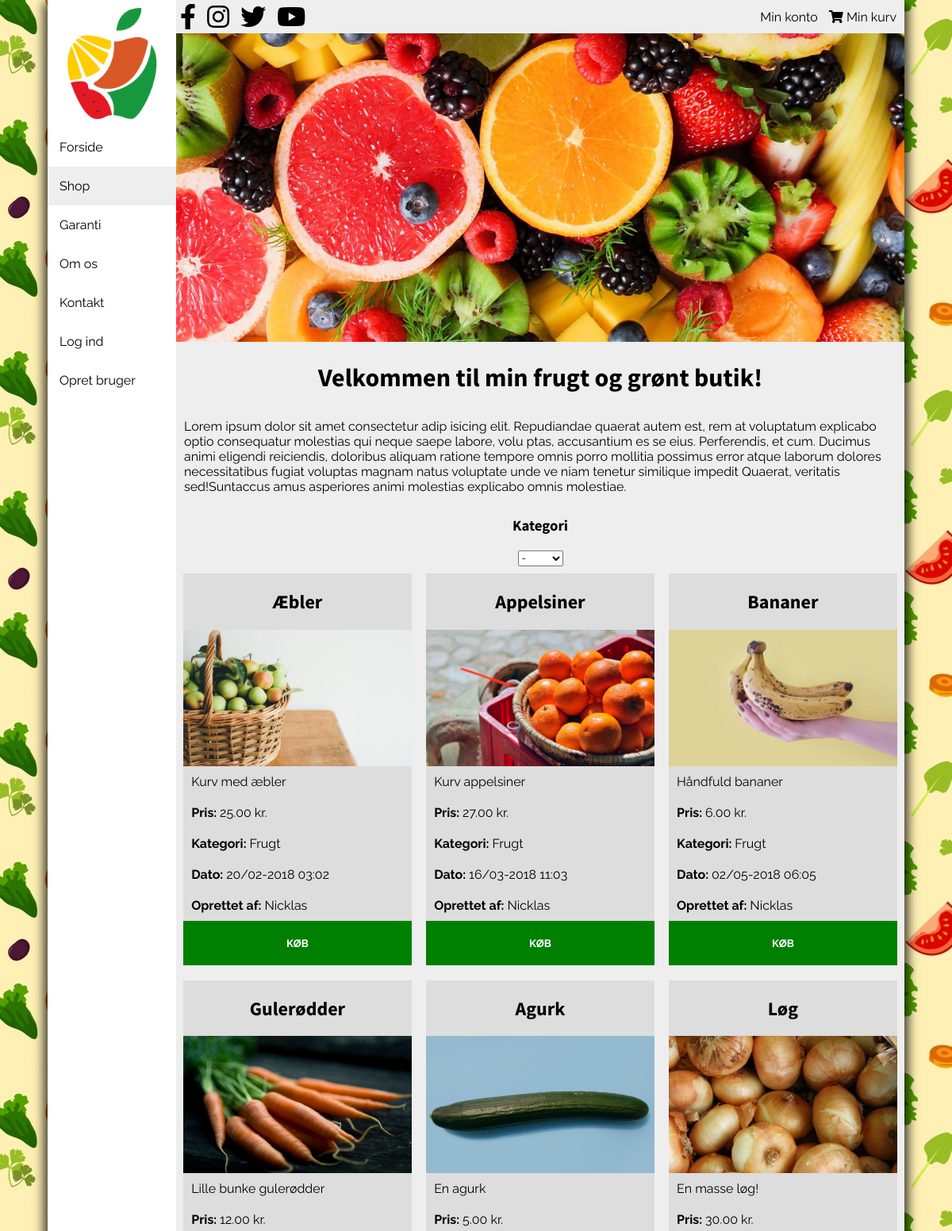
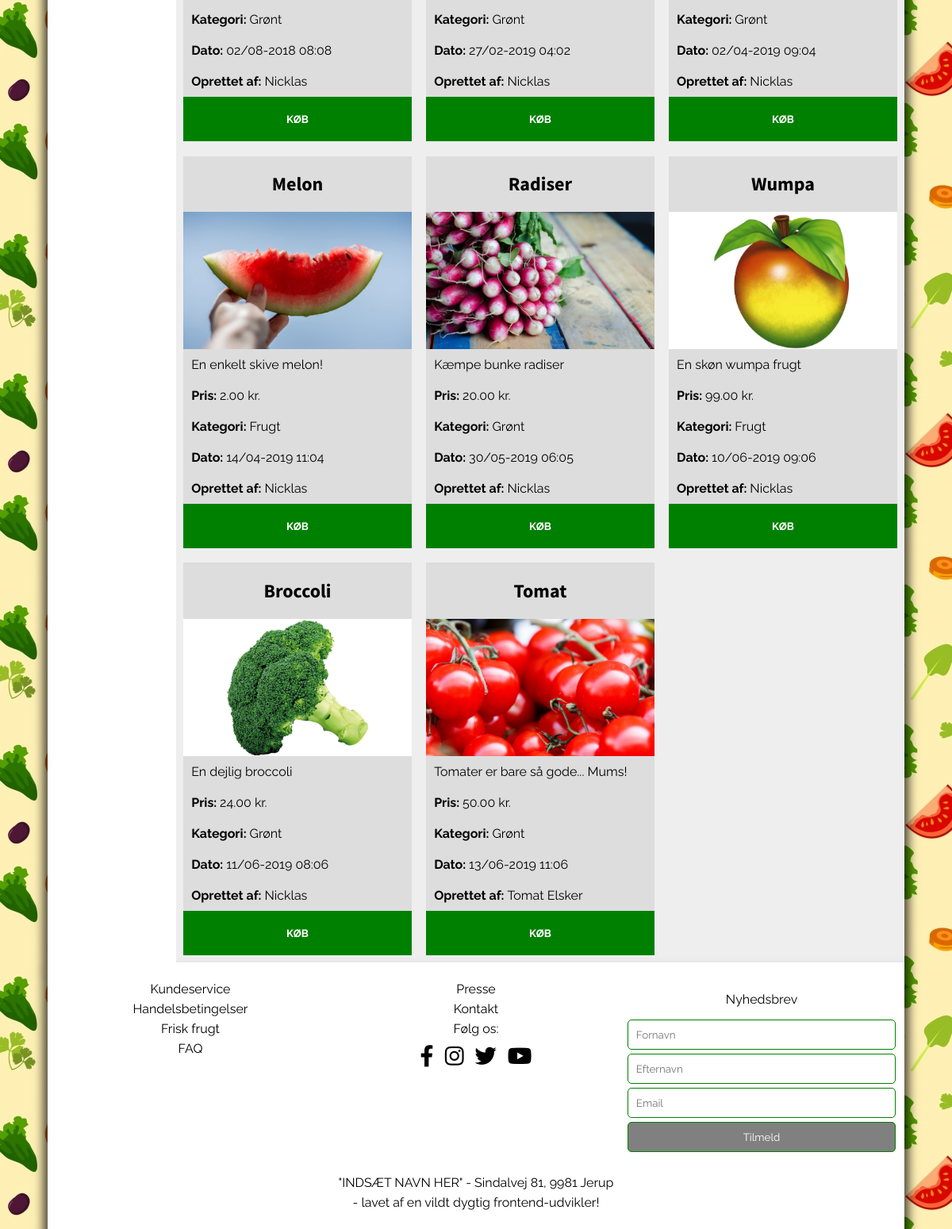
The page /shop.php on the database its author committed (2 pictures, top to bottom).
### tables this page shows
CREATE TABLE `products` (
  `productId` int(5) NOT NULL,
  `title` varchar(50) NOT NULL,
  `text` varchar(100) NOT NULL,
  `category` varchar(30) NOT NULL,
  `authorId` int(5) NOT NULL,
  `imgUrl` varchar(50) NOT NULL,
  `imgAlt` varchar(50) NOT NULL,
  `price` double(10,2) NOT NULL,
  `date` int(10) NOT NULL
);

CREATE TABLE `users` (
  `userId` int(3) NOT NULL,
  `dbUsername` varchar(30) NOT NULL,
  `dbPassword` varchar(255) NOT NULL,
  `accessLevel` int(1) NOT NULL DEFAULT '3'
);

### assets/getArticles.php (the view, shortened to what this page needs)
<?php
require_once "connect.php";
$statement = $dbh->prepare("SELECT * FROM products JOIN users ON products.authorId = users.userId");
$statement->execute();
while ($row = $statement->fetch(PDO::FETCH_ASSOC)) { ?>
    <article>
        <h2><?php echo $row['title'] ?></h2>
        <img src="img/<?php echo $row['imgUrl'] ?>" alt="<?php echo $row['imgAlt'] ?>" onerror="this.src='img/placeholder.jpg'">
        <p><?php echo $row['text'] ?></p>
        <p><span>Pris: </span><?php echo $row['price'] ?> kr.</p>
        <p><span>Kategori: </span><?php echo $row['category'] ?></p>
        <p><span>Dato: </span><?php echo date("d/m-Y h:m", $row['date']) ?></p>
        <p><span>Oprettet af: </span><?php echo $row['dbUsername'] ?></p>
        <button>KØB</button>
    </article>
    <?php
}
?>

### header.php (shortened to what this page needs)
<!DOCTYPE html>
<html lang="en">
<head>
    <link rel="stylesheet" href="https://use.fontawesome.com/releases/v5.8.2/css/all.css" />
    <link rel="stylesheet" href="css/style.css">
</head>
<body>
    <div class="wrapper">
        <aside>
            <img src="img/logo.png" alt="">
            <nav>
                <ul>
                    <li><a href="index.php" <?php echo $title == "Forside" ? "class='active'" : ""; ?>>Forside</a></li>
                    <li><a href="shop.php" <?php echo $title == "Shop" ? "class='active'" : ""; ?>>Shop</a></li>
                    <li><a href="#">Garanti</a></li>
                    <li><a href="#">Om os</a></li>
                    <li><a href="#">Kontakt</a></li>
                    <?php if (isset($_SESSION['username'])) { ?>
                        <li><a href="assets/logout.php?url=<?php echo basename($_SERVER['PHP_SELF']) ?>">Log ud</a></li>
                    <?php } else { ?>
                        <li><a class="login">Log ind</a></li>
                    <?php }
                if (!isset($_SESSION['username'])) { ?>
                        <li><a href="register.php" <?php echo $title == "Opret bruger" ? "class='active'" : ""; ?>>Opret bruger</a></li>
                    <?php } ?>
                </ul>
            </nav>
        </aside>
        <div class="container">
            <header>
                <div class="top">
                    <div class="social">
                        <a href="#"><i class="fab fa-facebook-f"></i></a>
                        <a href="#"><i class="fab fa-instagram"></i></a>
                        <a href="#"><i class="fab fa-twitter"></i></a>
                        <a href="#"><i class="fab fa-youtube"></i></a>
                    </div>
                    <div class="basket">
                        <a href="#">Min konto</a>
                        <a href="#"><i class="fas fa-shopping-cart"></i> Min kurv</a>
                    </div>
                </div>
                <img src="img/header.jpg" alt="">
            </header>
            <h1>Velkommen <?php if (isset($_SESSION['username'])) {
                            } ?> til min frugt og grønt butik!</h1>
            <p>Lorem ipsum dolor sit amet consectetur adip isicing elit. Repudiandae quaerat autem est, rem at voluptatum explicabo optio consequatur molestias qui neque saepe labore, volu ptas, accusantium es se eius. Perferendis, et cum.
                Ducimus animi eligendi reiciendis, doloribus aliquam ratione tempore omnis porro mollitia possimus error atque laborum dolores necessitatibus fugiat voluptas magnam natus voluptate unde ve niam tenetur similique impedit Quaerat, veritatis sed!Suntaccus amus asperiores animi molestias explicabo omnis molestiae.</p>

### shop.php (shortened to what this page needs)
<?php
$title = "Shop";
require "header.php" ?>
<main>
    <h3>Kategori</h3>
    <select name="" id="">
        <option value="">-</option>
    </select>
    <div class="products">
        <?php require "assets/getArticles.php" ?>
    </div>
</main>
<?php require "footer.php" ?>

### footer.php (shortened to what this page needs)
</div>
</div>
<footer>
    <article>
        <p><a href="#">Kundeservice</a></p>
        <p><a href="#">Handelsbetingelser</a></p>
        <p><a href="#">Frisk frugt</a></p>
        <p><a href="#">FAQ</a></p>
    </article>
    <article>
        <p><a href="#">Presse</a></p>
        <p><a href="#">Kontakt</a></p>
        <p>Følg os:</p>
        <p><a href="#">
                <i class="fab fa-facebook-f"></i>
                <i class="fab fa-instagram"></i>
                <i class="fab fa-twitter"></i>
                <i class="fab fa-youtube"></i>
            </a></p>
    </article>
    <form action="">
        <p>Nyhedsbrev</p>
        <input type="text" placeholder="Fornavn" required><br>
        <input type="text" placeholder="Efternavn" required><br>
        <input type="text" placeholder="Email" required><br>
        <input type="submit" value="Tilmeld">
    </form>
    <article>
        <p>"INDSÆT NAVN HER" - Sindalvej 81, 9981 Jerup</p>
        <p>- lavet af en vildt dygtig frontend-udvikler!</p>
    </article>
</footer>
</body>
</html>

### css/style.css (style rules this page uses)
body { margin: 0; background-image: url(../img/background.png); background-attachment: fixed; }
* { font-family: "Raleway", sans-serif; }
h1, h2, h3, h4, h5, h6 { font-family: "Source Sans Pro", sans-serif; }
.wrapper { width: 80%; margin: 0 auto; background-color: #eee; -webkit-box-shadow: 0px 8px 12px 5px rgba(0, 0, 0, 0.75); box-shadow: 0px 8px 12px 5px rgba(0, 0, 0, 0.75); display: -webkit-box; display: -ms-flexbox; display: flex; }
aside { width: 15%; background: white; -webkit-transition: 0.3s; transition: 0.3s; }
aside img { width: 70%; display: block; margin: 0 auto; padding: 10px 0; }
aside nav { position: -webkit-sticky; position: sticky; top: 0; }
aside nav ul { padding: 0; margin: 0; list-style: none; }
aside nav ul li a { color: black; text-decoration: none; padding: 15px; display: block; -webkit-transition: 0.3s; transition: 0.3s; }
aside nav ul li a.active { background-color: #eee; }
.container { width: 85%; text-align: center; }
.container p { text-align: left; padding: 10px; }
header { width: 100%; }
header img { width: 100%; }
header .top { display: -webkit-box; display: -ms-flexbox; display: flex; -webkit-box-pack: justify; -ms-flex-pack: justify; justify-content: space-between; -webkit-box-align: center; -ms-flex-align: center; align-items: center; background: #eee; }
header .top .social a { color: black; }
header .top .social a i { font-size: 2rem; padding: 5px; }
header .top .basket a { color: black; text-decoration: none; margin-right: 10px; }
main .products { display: -webkit-box; display: -ms-flexbox; display: flex; -ms-flex-wrap: wrap; flex-wrap: wrap; }
main .products article { width: 31.33%; margin: 1%; background: #ddd; display: -webkit-box; display: -ms-flexbox; display: flex; -webkit-box-orient: vertical; -webkit-box-direction: normal; -ms-flex-direction: column; flex-direction: column; -webkit-box-pack: justify; -ms-flex-pack: justify; justify-content: space-between; position: relative; }
main .products article span { font-weight: bold; }
main .products article p { margin: 0; }
main .products article img { width: 100%; }
main .products article button { border: none; padding: 20px; width: 100%; background-color: green; color: white; font-weight: bold; -webkit-transition: 0.3s; transition: 0.3s; }
footer { width: 80%; margin: 0 auto; background: white; display: -webkit-box; display: -ms-flexbox; display: flex; -webkit-box-pack: justify; -ms-flex-pack: justify; justify-content: space-between; -ms-flex-wrap: wrap; flex-wrap: wrap; padding: 10px 0; text-align: center; -webkit-box-shadow: 0px 15px 12px 5px rgba(0, 0, 0, 0.75); box-shadow: 0px 15px 12px 5px rgba(0, 0, 0, 0.75); }
footer article, footer form { margin: 1%; }
footer article { width: 31.33%; }
footer article p { margin: 0; padding: 3px; }
footer article a { color: black; text-decoration: none; }
footer article i { font-size: 1.7rem; padding: 5px; }
footer form { width: 31.33%; }
footer form input { -webkit-box-sizing: border-box; box-sizing: border-box; margin-bottom: 5px; padding: 10px; width: 100%; border-radius: 5px; outline: none; border: 1px solid green; }
footer form input[type="submit"] { background: green; color: white; }
footer article:last-child { width: 100%; text-align: center; }
@media screen and (max-width: 1300px) { .wrapper, footer { width: 90%; } }

### rows shown on the page
products: title "Æbler", imgUrl (picture), text "Kurv med æbler", price "25.00", category "Frugt", date "20/02-2018 03:02", authorId.dbUsername "Nicklas"
products: title "Appelsiner", imgUrl+imgAlt (picture), text "Kurv appelsiner", price "27.00", category "Frugt", date "16/03-2018 11:03", authorId.dbUsername "Nicklas"
products: title "Bananer", imgUrl (picture), text "Håndfuld bananer", price "6.00", category "Frugt", date "02/05-2018 06:05", authorId.dbUsername "Nicklas"
products: title "Gulerødder", imgUrl (picture), text "Lille bunke gulerødder", price "12.00", category "Grønt", date "02/08-2018 08:08", authorId.dbUsername "Nicklas"
products: title "Agurk", imgUrl (picture), text "En agurk", price "5.00", category "Grønt", date "27/02-2019 04:02", authorId.dbUsername "Nicklas"
products: title "Løg", imgUrl (picture), text "En masse løg!", price "30.00", category "Grønt", date "02/04-2019 09:04", authorId.dbUsername "Nicklas"
products: title "Melon", imgUrl (picture), text "En enkelt skive melon!", price "2.00", category "Frugt", date "14/04-2019 11:04", authorId.dbUsername "Nicklas"
products: title "Radiser", imgUrl (picture), text "Kæmpe bunke radiser", price "20.00", category "Grønt", date "30/05-2019 06:05", authorId.dbUsername "Nicklas"
products: title "Wumpa", imgUrl (picture), text "En skøn wumpa frugt", price "99.00", category "Frugt", date "10/06-2019 09:06", authorId.dbUsername "Nicklas"
products: title "Broccoli", imgUrl (picture), text "En dejlig broccoli", price "24.00", category "Grønt", date "11/06-2019 08:06", authorId.dbUsername "Nicklas"
products: title "Tomat", imgUrl (picture), text "Tomater er bare så gode... Mums!", price "50.00", category "Grønt", date "13/06-2019 11:06", authorId.dbUsername "Tomat Elsker"
